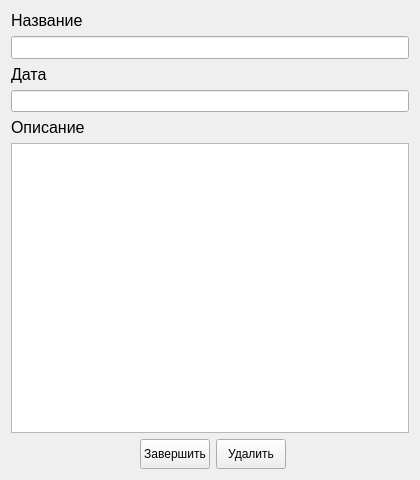
<?xml version="1.0" encoding="UTF-8"?>
<ui version="4.0">
 <class>TaskDescriptionWindow</class>
 <widget class="QWidget" name="TaskDescriptionWindow">
  <property name="geometry">
   <rect>
    <x>0</x>
    <y>0</y>
    <width>420</width>
    <height>480</height>
   </rect>
  </property>
  <property name="minimumSize">
   <size>
    <width>320</width>
    <height>320</height>
   </size>
  </property>
  <property name="maximumSize">
   <size>
    <width>420</width>
    <height>480</height>
   </size>
  </property>
  <property name="windowTitle">
   <string>TaskDescriptionWindow</string>
  </property>
  <layout class="QVBoxLayout" name="verticalLayout">
   <item>
    <layout class="QVBoxLayout" name="verticalLayout_2">
     <item>
      <widget class="QLabel" name="label_name">
       <property name="font">
        <font>
         <pointsize>12</pointsize>
        </font>
       </property>
       <property name="styleSheet">
        <string notr="true">color: rgb(0, 0, 0);</string>
       </property>
       <property name="text">
        <string>Название</string>
       </property>
      </widget>
     </item>
     <item>
      <widget class="QLineEdit" name="lineEdit_name">
       <property name="font">
        <font>
         <pointsize>10</pointsize>
        </font>
       </property>
       <property name="styleSheet">
        <string notr="true">color: rgb(0, 0, 0);</string>
       </property>
       <property name="maxLength">
        <number>50</number>
       </property>
       <property name="readOnly">
        <bool>true</bool>
       </property>
      </widget>
     </item>
     <item>
      <widget class="QLabel" name="label_dateTime">
       <property name="font">
        <font>
         <pointsize>12</pointsize>
        </font>
       </property>
       <property name="styleSheet">
        <string notr="true">color: rgb(0, 0, 0);</string>
       </property>
       <property name="text">
        <string>Дата</string>
       </property>
      </widget>
     </item>
     <item>
      <widget class="QLineEdit" name="lineEdit_date">
       <property name="styleSheet">
        <string notr="true">color: rgb(0, 0, 0);</string>
       </property>
       <property name="readOnly">
        <bool>true</bool>
       </property>
      </widget>
     </item>
     <item>
      <widget class="QLabel" name="label_description">
       <property name="font">
        <font>
         <pointsize>12</pointsize>
        </font>
       </property>
       <property name="styleSheet">
        <string notr="true">color: rgb(0, 0, 0);</string>
       </property>
       <property name="text">
        <string>Описание</string>
       </property>
      </widget>
     </item>
     <item>
      <widget class="QTextBrowser" name="textBrowser_description">
       <property name="font">
        <font>
         <pointsize>10</pointsize>
        </font>
       </property>
       <property name="mouseTracking">
        <bool>true</bool>
       </property>
       <property name="styleSheet">
        <string notr="true">color: rgb(0, 0, 0);</string>
       </property>
       <property name="tabChangesFocus">
        <bool>false</bool>
       </property>
       <property name="readOnly">
        <bool>true</bool>
       </property>
      </widget>
     </item>
    </layout>
   </item>
   <item>
    <layout class="QFormLayout" name="formLayout">
     <property name="formAlignment">
      <set>Qt::AlignmentFlag::AlignHCenter|Qt::AlignmentFlag::AlignTop</set>
     </property>
     <item row="0" column="0">
      <widget class="QPushButton" name="pushButton_done">
       <property name="minimumSize">
        <size>
         <width>70</width>
         <height>30</height>
        </size>
       </property>
       <property name="maximumSize">
        <size>
         <width>70</width>
         <height>30</height>
        </size>
       </property>
       <property name="text">
        <string>Завершить</string>
       </property>
      </widget>
     </item>
     <item row="0" column="1">
      <widget class="QPushButton" name="pushButton_delete">
       <property name="sizePolicy">
        <sizepolicy hsizetype="Minimum" vsizetype="Fixed">
         <horstretch>0</horstretch>
         <verstretch>0</verstretch>
        </sizepolicy>
       </property>
       <property name="minimumSize">
        <size>
         <width>70</width>
         <height>30</height>
        </size>
       </property>
       <property name="maximumSize">
        <size>
         <width>70</width>
         <height>30</height>
        </size>
       </property>
       <property name="text">
        <string>Удалить</string>
       </property>
       <property name="autoDefault">
        <bool>false</bool>
       </property>
      </widget>
     </item>
    </layout>
   </item>
  </layout>
 </widget>
 <resources/>
 <connections/>
</ui>
